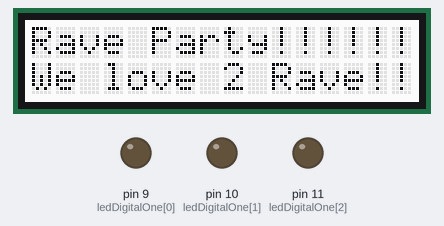
The sketch below on a simulated Arduino Uno, built with avr-gcc and run on an emulated ATmega328P. Parts: 16×2 character LCD, output pins drawn as LEDs (lit = HIGH). Random numbers use the default seed unless the sketch sets one.

Above: at 0.1 s.
At 0.65 s:
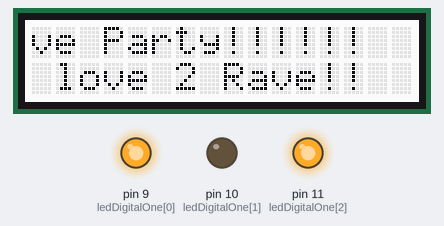
At 1.06 s:
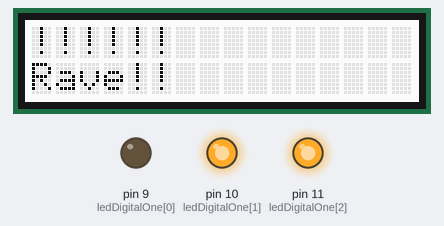
At 1.87 s:
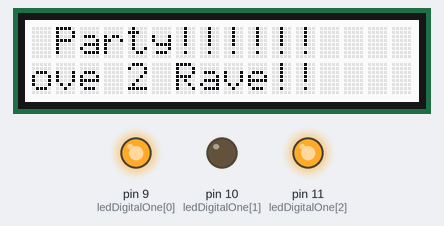
At 2.69 s:
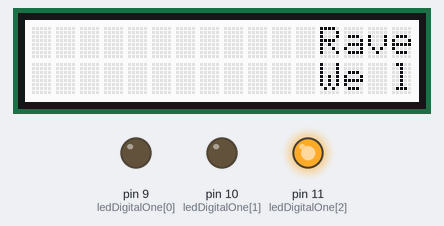
At 3.6 s:
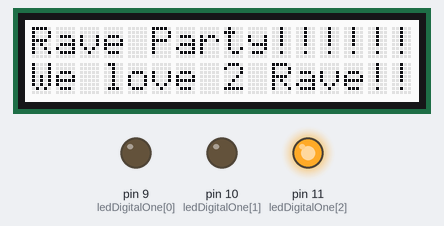
Timing chart, 0 to 40.0 s (numbered marks = the images above):
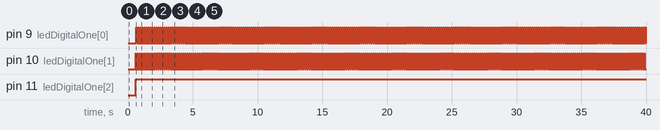

Measured:
- by itself, pin 9 (ledDigitalOne[0]), pin 10 (ledDigitalOne[1]): alternates HIGH for 0.05 s and LOW for 0.10 s
- by itself, pin 11 (ledDigitalOne[2]): LOW → HIGH at 0.59 s
- by itself, everything shown: repeats every 3.1 s, in 60 steps

The sketch:

rave.ino
```cpp
/*
  rave.ino
  Clayton Walker
  2015
*/

#include <Wire.h>
#include "rgb_lcd.h"

rgb_lcd lcd;

//RGB LED pins
int ledDigitalOne[] = {9, 10, 11}; //the three digital pins of the digital LED
                                   //9 = redPin, 10 = greenPin, 11 = bluePin

const boolean ON = LOW;     //Define on as LOW (this is because we use a common
                            //Anode RGB LED (common pin is connected to +5 volts)
const boolean OFF = HIGH;   //Define off as HIGH

//Predefined Colors
const boolean REDD[] = {ON, OFF, OFF};
const boolean GREENN[] = {OFF, ON, OFF};
const boolean BLUEE[] = {OFF, OFF, ON};
const boolean YELLOW[] = {ON, ON, OFF};

//An Array that stores the predefined colors (allows us to later randomly display a color)
const boolean* COLORS[] = {REDD, GREENN, BLUEE, YELLOW};

void setup()
{
    // set up the LCD's number of columns and rows:
    lcd.begin(16, 2);
    // Print a message to the LCD.
    lcd.print("Rave Party!!!!!!");
    lcd.setCursor(0,1);
    lcd.print("We love 2 Rave!!");
    for(int i = 0; i < 3; i++){
      pinMode(ledDigitalOne[i], OUTPUT);   //Set the three LED pins as outputs
    }
}

void breath(unsigned char color)
{

    for(int i=0; i<255; i++)
    {
        lcd.setPWM(color, i);
    }

    delay(50);
    for(int i=254; i>=0; i--)
    {
        lcd.setPWM(color, i);
    }
}

int count=0;

void raveRed(){
    setColor(ledDigitalOne, REDD);
    //randomColor();
    breath(REG_RED);
}

void raveGreen(){
  setColor(ledDigitalOne, GREENN);
    breath(REG_GREEN);
}

void raveBlue(){
  setColor(ledDigitalOne, YELLOW);
    breath(REG_BLUE);
}

void loop()
{
    if (count==0){
      delay(500);
    }
    // scroll 13 positions (string length) to the left
    // to move it offscreen left:
    //13
    for (int positionCounter = 0; positionCounter < 16/3; positionCounter++) {
        // scroll one position left:
        lcd.scrollDisplayLeft();
        raveRed();
        lcd.scrollDisplayLeft();
        raveGreen();
        lcd.scrollDisplayLeft();
        raveBlue();
    }

    // scroll 29 positions (string length + display length) to the right
    // to move it offscreen right:
    //29
    for (int positionCounter = 0; positionCounter < 32/3; positionCounter++) {
        // scroll one position right:
        lcd.scrollDisplayRight();
        raveRed();
        lcd.scrollDisplayRight();
        raveGreen();
        lcd.scrollDisplayRight();
        raveBlue();
    }

    // scroll 16 positions (display length + string length) to the left
    // to move it back to center:
    //16
    for (int positionCounter = 0; positionCounter < 16/3; positionCounter++) {
        // scroll one position left:
        lcd.scrollDisplayLeft();
        raveRed();
        lcd.scrollDisplayLeft();
        raveGreen();
        lcd.scrollDisplayLeft();
        raveBlue();
    }
    count++;
}

void turnOff(){
  setColor(ledDigitalOne, BLUEE);
}

void randomColor(){
  int rand = random(0, sizeof(COLORS) / 2);  //get a random number within the range of colors
  setColor(ledDigitalOne, COLORS[rand]);  //Set the color of led one to a random color
}

/* Sets an led to any color
   led - a three element array defining the three color pins (led[0] = redPin, led[1] = greenPin, led[2] = bluePin)
   color - a three element boolean array (color[0] = red value (LOW = on, HIGH = off), color[1] = green value, color[2] =blue value)
*/
void setColor(int* led, boolean* color){
 for(int i = 0; i < 3; i++){
   digitalWrite(led[i], color[i]);
 }
}

/* A version of setColor that allows for using const boolean colors*/
void setColor(int* led, const boolean* color){
  boolean tempColor[] = {color[0], color[1], color[2]};
  setColor(led, tempColor);
}
```
